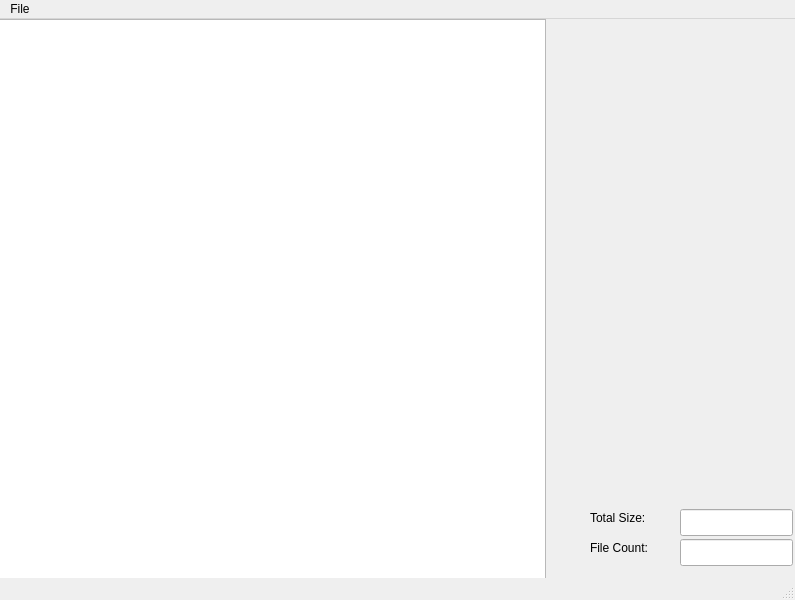
<?xml version="1.0" encoding="UTF-8"?>
<ui version="4.0">
 <class>MainWindow</class>
 <widget class="QMainWindow" name="MainWindow">
  <property name="geometry">
   <rect>
    <x>0</x>
    <y>0</y>
    <width>795</width>
    <height>600</height>
   </rect>
  </property>
  <property name="windowTitle">
   <string>My File Info</string>
  </property>
  <property name="windowIcon">
   <iconset>
    <normaloff>icon.xpm</normaloff>icon.xpm</iconset>
  </property>
  <widget class="QWidget" name="centralwidget">
   <widget class="QListWidget" name="FileList">
    <property name="geometry">
     <rect>
      <x>-5</x>
      <y>0</y>
      <width>551</width>
      <height>561</height>
     </rect>
    </property>
   </widget>
   <widget class="QLineEdit" name="FileCount">
    <property name="geometry">
     <rect>
      <x>680</x>
      <y>520</y>
      <width>113</width>
      <height>27</height>
     </rect>
    </property>
   </widget>
   <widget class="QLabel" name="label">
    <property name="geometry">
     <rect>
      <x>590</x>
      <y>520</y>
      <width>81</width>
      <height>17</height>
     </rect>
    </property>
    <property name="text">
     <string>File Count: </string>
    </property>
   </widget>
   <widget class="QLabel" name="label_2">
    <property name="geometry">
     <rect>
      <x>590</x>
      <y>490</y>
      <width>66</width>
      <height>17</height>
     </rect>
    </property>
    <property name="text">
     <string>Total Size:</string>
    </property>
   </widget>
   <widget class="QLineEdit" name="TotalSize">
    <property name="geometry">
     <rect>
      <x>680</x>
      <y>490</y>
      <width>113</width>
      <height>27</height>
     </rect>
    </property>
   </widget>
  </widget>
  <widget class="QMenuBar" name="menubar">
   <property name="geometry">
    <rect>
     <x>0</x>
     <y>0</y>
     <width>795</width>
     <height>25</height>
    </rect>
   </property>
   <widget class="QMenu" name="menuFile">
    <property name="title">
     <string>File</string>
    </property>
    <addaction name="actionOpen_File"/>
    <addaction name="actionOpen_Folder"/>
    <addaction name="actionSave_List"/>
    <addaction name="separator"/>
    <addaction name="actionExit"/>
   </widget>
   <addaction name="menuFile"/>
  </widget>
  <widget class="QStatusBar" name="statusbar"/>
  <action name="actionOpen_File">
   <property name="text">
    <string>Open File</string>
   </property>
  </action>
  <action name="actionOpen_Folder">
   <property name="text">
    <string>Open Folder</string>
   </property>
  </action>
  <action name="actionSave_List">
   <property name="text">
    <string>Save List</string>
   </property>
  </action>
  <action name="actionExit">
   <property name="text">
    <string>Exit</string>
   </property>
  </action>
 </widget>
 <resources/>
 <connections/>
</ui>
